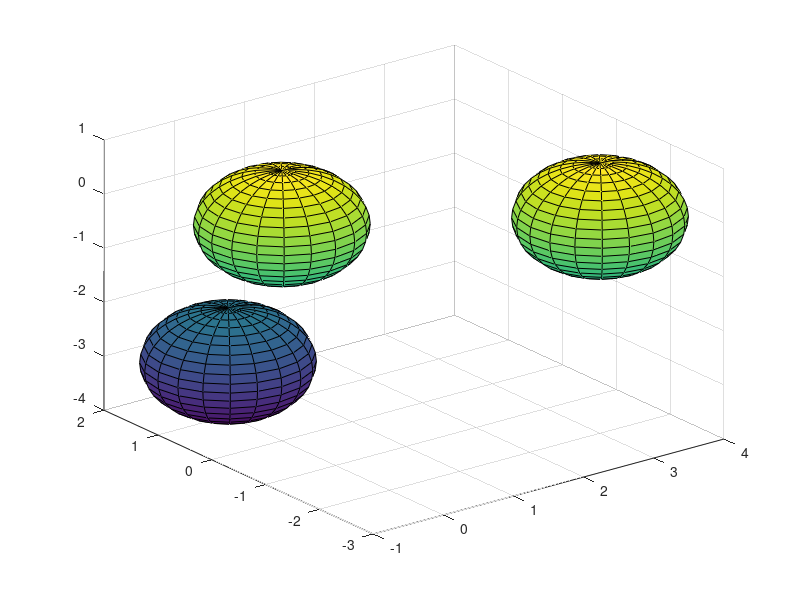

This figure's MATLAB source:
[x,y,z] = sphere;
figure(2)
surf(x,y,z)
hold on
surf(x+3,y-2,z); % centered at (3,-2,0)
surf(x,y+1,z-3); % centered at (0,1,-3)
